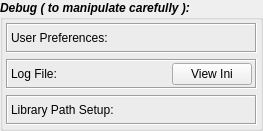
               <widget class="QGroupBox" name="groupBox_5">
                <property name="font">
                 <font>
                  <italic>true</italic>
                  <bold>true</bold>
                 </font>
                </property>
                <property name="title">
                 <string>Debug ( to manipulate carefully ):</string>
                </property>
                <layout class="QVBoxLayout" name="verticalLayout_19">
                 <property name="leftMargin">
                  <number>3</number>
                 </property>
                 <property name="topMargin">
                  <number>3</number>
                 </property>
                 <property name="rightMargin">
                  <number>3</number>
                 </property>
                 <property name="bottomMargin">
                  <number>3</number>
                 </property>
                 <item>
                  <widget class="QFrame" name="frame_4">
                   <property name="minimumSize">
                    <size>
                     <width>0</width>
                     <height>30</height>
                    </size>
                   </property>
                   <property name="maximumSize">
                    <size>
                     <width>16777215</width>
                     <height>30</height>
                    </size>
                   </property>
                   <property name="frameShape">
                    <enum>QFrame::Box</enum>
                   </property>
                   <property name="frameShadow">
                    <enum>QFrame::Sunken</enum>
                   </property>
                   <layout class="QHBoxLayout" name="horizontalLayout_45">
                    <property name="spacing">
                     <number>0</number>
                    </property>
                    <property name="leftMargin">
                     <number>3</number>
                    </property>
                    <property name="topMargin">
                     <number>2</number>
                    </property>
                    <property name="rightMargin">
                     <number>3</number>
                    </property>
                    <property name="bottomMargin">
                     <number>2</number>
                    </property>
                    <item>
                     <layout class="QHBoxLayout" name="horizontalLayout_29">
                      <item>
                       <widget class="QLabel" name="label_sgUserPrefPathTxt">
                        <property name="sizePolicy">
                         <sizepolicy hsizetype="Maximum" vsizetype="Preferred">
                          <horstretch>0</horstretch>
                          <verstretch>0</verstretch>
                         </sizepolicy>
                        </property>
                        <property name="minimumSize">
                         <size>
                          <width>120</width>
                          <height>0</height>
                         </size>
                        </property>
                        <property name="maximumSize">
                         <size>
                          <width>100</width>
                          <height>16777215</height>
                         </size>
                        </property>
                        <property name="font">
                         <font>
                          <italic>false</italic>
                          <bold>false</bold>
                         </font>
                        </property>
                        <property name="text">
                         <string>User Preferences:</string>
                        </property>
                       </widget>
                      </item>
                      <item>
                       <widget class="QPushButton" name="pushButton_sgUserPrefPath">
                        <property name="sizePolicy">
                         <sizepolicy hsizetype="Expanding" vsizetype="Fixed">
                          <horstretch>0</horstretch>
                          <verstretch>0</verstretch>
                         </sizepolicy>
                        </property>
                        <property name="minimumSize">
                         <size>
                          <width>0</width>
                          <height>0</height>
                         </size>
                        </property>
                        <property name="font">
                         <font>
                          <italic>true</italic>
                          <bold>false</bold>
                         </font>
                        </property>
                        <property name="cursor">
                         <cursorShape>PointingHandCursor</cursorShape>
                        </property>
                        <property name="text">
                         <string/>
                        </property>
                        <property name="flat">
                         <bool>true</bool>
                        </property>
                       </widget>
                      </item>
                     </layout>
                    </item>
                   </layout>
                  </widget>
                 </item>
                 <item>
                  <widget class="QFrame" name="frame_8">
                   <property name="minimumSize">
                    <size>
                     <width>0</width>
                     <height>30</height>
                    </size>
                   </property>
                   <property name="maximumSize">
                    <size>
                     <width>16777215</width>
                     <height>30</height>
                    </size>
                   </property>
                   <property name="frameShape">
                    <enum>QFrame::Box</enum>
                   </property>
                   <property name="frameShadow">
                    <enum>QFrame::Sunken</enum>
                   </property>
                   <layout class="QVBoxLayout" name="verticalLayout_46">
                    <property name="spacing">
                     <number>0</number>
                    </property>
                    <property name="leftMargin">
                     <number>3</number>
                    </property>
                    <property name="topMargin">
                     <number>2</number>
                    </property>
                    <property name="rightMargin">
                     <number>3</number>
                    </property>
                    <property name="bottomMargin">
                     <number>2</number>
                    </property>
                    <item>
                     <layout class="QHBoxLayout" name="horizontalLayout_28">
                      <item>
                       <widget class="QLabel" name="label_sgLogPathTxt">
                        <property name="sizePolicy">
                         <sizepolicy hsizetype="Maximum" vsizetype="Preferred">
                          <horstretch>0</horstretch>
                          <verstretch>0</verstretch>
                         </sizepolicy>
                        </property>
                        <property name="minimumSize">
                         <size>
                          <width>120</width>
                          <height>0</height>
                         </size>
                        </property>
                        <property name="maximumSize">
                         <size>
                          <width>100</width>
                          <height>16777215</height>
                         </size>
                        </property>
                        <property name="font">
                         <font>
                          <italic>false</italic>
                          <bold>false</bold>
                         </font>
                        </property>
                        <property name="text">
                         <string>Log File:</string>
                        </property>
                       </widget>
                      </item>
                      <item>
                       <widget class="QPushButton" name="pushButton_sgLogPath">
                        <property name="sizePolicy">
                         <sizepolicy hsizetype="Expanding" vsizetype="Fixed">
                          <horstretch>0</horstretch>
                          <verstretch>0</verstretch>
                         </sizepolicy>
                        </property>
                        <property name="minimumSize">
                         <size>
                          <width>0</width>
                          <height>0</height>
                         </size>
                        </property>
                        <property name="font">
                         <font>
                          <italic>true</italic>
                          <bold>false</bold>
                         </font>
                        </property>
                        <property name="cursor">
                         <cursorShape>PointingHandCursor</cursorShape>
                        </property>
                        <property name="text">
                         <string/>
                        </property>
                        <property name="flat">
                         <bool>true</bool>
                        </property>
                       </widget>
                      </item>
                      <item>
                       <widget class="QPushButton" name="pushButton_sgLogViewIni">
                        <property name="minimumSize">
                         <size>
                          <width>80</width>
                          <height>0</height>
                         </size>
                        </property>
                        <property name="maximumSize">
                         <size>
                          <width>80</width>
                          <height>16777215</height>
                         </size>
                        </property>
                        <property name="font">
                         <font>
                          <italic>false</italic>
                          <bold>false</bold>
                         </font>
                        </property>
                        <property name="text">
                         <string>View Ini</string>
                        </property>
                       </widget>
                      </item>
                     </layout>
                    </item>
                   </layout>
                  </widget>
                 </item>
                 <item>
                  <widget class="QFrame" name="frame_19">
                   <property name="minimumSize">
                    <size>
                     <width>0</width>
                     <height>30</height>
                    </size>
                   </property>
                   <property name="maximumSize">
                    <size>
                     <width>16777215</width>
                     <height>30</height>
                    </size>
                   </property>
                   <property name="frameShape">
                    <enum>QFrame::Box</enum>
                   </property>
                   <property name="frameShadow">
                    <enum>QFrame::Sunken</enum>
                   </property>
                   <layout class="QHBoxLayout" name="horizontalLayout_74">
                    <property name="spacing">
                     <number>0</number>
                    </property>
                    <property name="leftMargin">
                     <number>3</number>
                    </property>
                    <property name="topMargin">
                     <number>2</number>
                    </property>
                    <property name="rightMargin">
                     <number>3</number>
                    </property>
                    <property name="bottomMargin">
                     <number>2</number>
                    </property>
                    <item>
                     <layout class="QHBoxLayout" name="horizontalLayout_77">
                      <item>
                       <widget class="QLabel" name="label_sgPathSetupTxt">
                        <property name="sizePolicy">
                         <sizepolicy hsizetype="Maximum" vsizetype="Preferred">
                          <horstretch>0</horstretch>
                          <verstretch>0</verstretch>
                         </sizepolicy>
                        </property>
                        <property name="minimumSize">
                         <size>
                          <width>120</width>
                          <height>0</height>
                         </size>
                        </property>
                        <property name="maximumSize">
                         <size>
                          <width>100</width>
                          <height>16777215</height>
                         </size>
                        </property>
                        <property name="font">
                         <font>
                          <italic>false</italic>
                          <bold>false</bold>
                         </font>
                        </property>
                        <property name="text">
                         <string>Library Path Setup:</string>
                        </property>
                       </widget>
                      </item>
                      <item>
                       <widget class="QPushButton" name="pushButton_sgPathSetup">
                        <property name="sizePolicy">
                         <sizepolicy hsizetype="Expanding" vsizetype="Fixed">
                          <horstretch>0</horstretch>
                          <verstretch>0</verstretch>
                         </sizepolicy>
                        </property>
                        <property name="minimumSize">
                         <size>
                          <width>0</width>
                          <height>0</height>
                         </size>
                        </property>
                        <property name="font">
                         <font>
                          <italic>true</italic>
                          <bold>false</bold>
                         </font>
                        </property>
                        <property name="cursor">
                         <cursorShape>PointingHandCursor</cursorShape>
                        </property>
                        <property name="text">
                         <string/>
                        </property>
                        <property name="flat">
                         <bool>true</bool>
                        </property>
                       </widget>
                      </item>
                     </layout>
                    </item>
                   </layout>
                  </widget>
                 </item>
                </layout>
               </widget>
